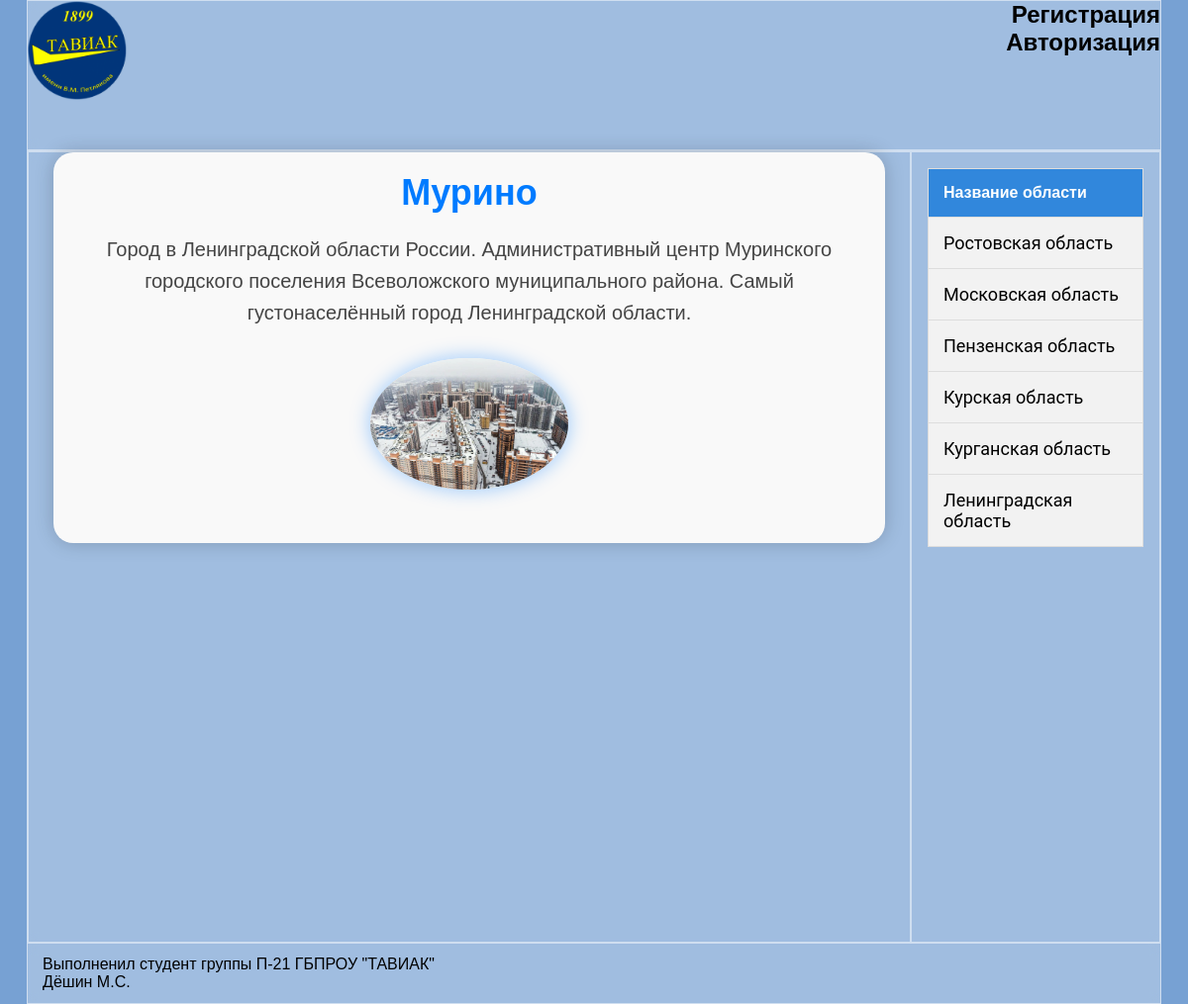
The app's page /?content=city.php&city=61 with its own data.
### tables this page shows
CREATE TABLE `city` (
  `id` int NOT NULL,
  `name` varchar(30) NOT NULL,
  `area` int NOT NULL DEFAULT '10',
  `population` int NOT NULL DEFAULT '30',
  `logo` varchar(30) NOT NULL DEFAULT '0.jpg',
  `description` text,
  `region` int NOT NULL
);

CREATE TABLE `region` (
  `id` int NOT NULL,
  `name` varchar(30) NOT NULL,
  `kod` int NOT NULL
);

### city.php (the view)
<?php
    require_once("dbconnect.php");
    if (isset($_GET["city"])) {
        $city_name = $_GET["city"];
        $sql = "SELECT * FROM city WHERE id = '$city_name'";
        $result = $dbcon->query($sql);
        if ($result->num_rows > 0) {
            $city_data = $result->fetch_assoc();
            echo "<div class='city-info-container'>";
            echo "<h1>" . $city_data['name'] . "</h1>";
            echo "<p>" . $city_data['description'] . "</p>";
            echo "<img src='./img/" . $city_data['logo'] . "' alt='Логотип города'>";
            echo "</div>";
        } else {
            echo "<div class='error-message'>Город не найден.</div>";
        }
    } else {
        echo "<div class='error-message'>Город не выбран.</div>";
    }
?>

### sidebar.php
<div class="sidebar"><?php
$mysql = "SELECT id,name
            FROM region";
            $result = $dbcon->query($mysql);
            $city_data = $result->fetch_all(MYSQLI_ASSOC);?>
                <div class="tablGL">
                <div class="tabl">
                <?php
                echo "<table >";
                echo "<tr><th >Название области</th></tr>";
                foreach ($result as $row) {
                    echo "<tr> <td ><p><a class='link_sidebar' href='?region=" . $row['id'] . "'>" . $row['name'] . "</a></p></td> </tr>";
                }
                echo "</table>";
                ?></div></div>
            </div>

### css/style.css (style rules this page uses)
* { margin: 0px; padding: 0px; }
html { font-family: 'poppins', sans-serif; background-color: #77A1D3; }
body { justify-content: center; display: flex; margin: 0px; padding: 0px; overflow: auto; }
a { text-decoration: none; }
.link_sidebar { color: black; font-family: 'Roboto', sans-serif; font-size: 18px; }
img { width: 100px; height: 100px; }
.sidebar { width: 250px; margin-left: auto; border: 1px solid rgba(255, 255, 255, 0.5); }
.tablGL { justify-content: center; }
table { background-color: #f2f2f2; border-radius: 0.25em; border-collapse: collapse; margin: 1em; }
table, th, td { border: 1px solid #ddd; }
th, td { padding: 15px; text-align: left; }
th { background-color: #3187dc; color: white; }
tr:nth-child(even) { background-color: #f2f2f2; }
.city-info-container { max-width: 800px; margin: 0 auto; padding: 20px; background-color: #f9f9f9; border-radius: 8px; box-shadow: 0 0 10px rgba(0, 0, 0, 0.1); }
.city-info-container { max-width: 800px; margin: 0 auto; padding: 20px; background-color: #f9f9f9; border-radius: 20px; box-shadow: 0 0 20px rgba(0, 0, 0, 0.2); text-align: center; }
.city-info-container h1 { font-size: 36px; color: #007bff; margin-bottom: 20px; }
.city-info-container p { font-size: 20px; color: #444; margin-bottom: 30px; line-height: 1.6; }
.city-info-container img { width: 200px; height: auto; border-radius: 100%; box-shadow: 0 0 20px rgba(0, 123, 255, 0.4); margin-bottom: 30px; transition: transform 0.3s ease-in-out; }

### records on screen
city: name "Мурино", description "Город в Ленинградской области России. Административный центр Муринского городского поселения Всеволожского муниципального района. Самый густонаселённый город Ленинградской области.", logo (picture)
region: name "Ростовская область"
region: name "Московская область"
region: name "Пензенская область"
region: name "Курская область"
region: name "Курганская область"
region: name "Ленинградская область"
